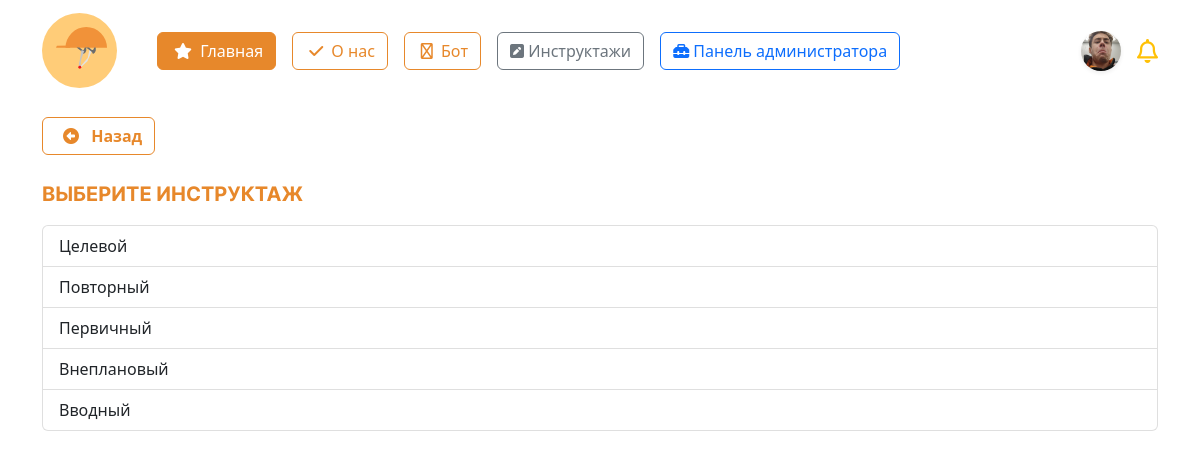
/account/themes_inst/ (signed in), run on the app's committed database.
### initru/models.py (models this page shows, shortened)
class CustomUser(AbstractUser):  # custom user for Users with django
    gen = (
        ('m', 'Мужской'),
        ('j', 'Женский')
    )
    patronymic = models.CharField(
        'Отчество',
        max_length=250,
    )
    gender = models.CharField(
        'Пол', choices=gen,
        max_length=3, null=True,
    )
    birthday_date = models.DateField(
        'Дата рождения', null=True,
    )
    region  = models.ForeignKey(
        Region, on_delete=models.CASCADE,
        null=True, verbose_name='Регион',
    )
    city  = ChainedForeignKey(
        City,
        chained_field='region',
        chained_model_field="region",
        show_all=False,
        auto_choose=True,
        null=True,
        sort=True)
    street  = models.ForeignKey(
        Street, on_delete=models.CASCADE,
        null=True, verbose_name='Улица',
    )
    house = models.IntegerField(
        "Номер дома", null=True,
    )
    flat = models.IntegerField(
        'Этаж', null=True,
    )
    avatar = models.ImageField(
        upload_to='images/users/',
        null=True,
        blank=True,
    )
    phone_number = models.CharField(
        'Номер телефона', max_length=20,unique=True,
        blank=False, null=True,
    )
    type_user  = models.ForeignKey(
        typeuser, on_delete=models.CASCADE,
        verbose_name='Тип пользователя', null=True,
    )
    groupStud  = models.ForeignKey(
        Groups, on_delete=models.CASCADE,
        verbose_name='Группа', null=True,
        blank=True
    )
    role  = models.ForeignKey(
        role, on_delete=models.CASCADE,
        null=True, verbose_name='Роль',
    )
    date_end = models.DateField(
        'Дата завершения зачисления',
        null=True,
    )

class inst(models.Model):
    name_instruction = models.CharField(
        'Название инструктажа',
        max_length=64
    )
    date_period = models.IntegerField(
        'Период инструктажа'
    )
    class Meta:
        verbose_name = 'Инструктаж'
        verbose_name_plural = 'Инструктажи'

### initru/views.py (the view)
# urls.py: path('account/themes_inst/', briefPageView, name = "brief"),
@login_required  # обязательная авторизация
def briefPageView(request):
    page_name = "user_tests/user_themes_tests_list.html"
    themesInstructions = inst.objects.all().order_by("-name_instruction")
    values = {
        'themes':themesInstructions,
    }
    return render(request, page_name, values)

### initru/templates/user_tests/user_themes_tests_list.html (shortened to what this page needs)
{% extends "../base.html" %}
{% block content %}
<div class="container mt-3">
    <a class = 'btn btn-outline-orange mb-2 fw-bold' onclick="javascript:history.back(); return false;" href ="#">
        <i class="fa-solid fa-circle-left mx-2"></i>
        Назад
    </a>
    <p class = 'fs-5 text-uppercase mt-3' style="font-family: 'Inter-Bold'; color:#E7882B;">Выберите инструктаж</p>
    <div class="list-group mt-3">
        {% for item in themes %}
            <a class="list-group-item list-group-item-action" href="{% url 'test_list' item.id %}">{{ item.name_instruction }}</a>
        {% endfor %}
    </div>
</div>
{% endblock %}

### initru/templates/base.html (shortened to what this page needs)
<!DOCTYPE html>
{% load static %}
<html lang="ru">
<head>
	<link rel="stylesheet" href="{% static 'css/bootstrap.min.css' %}">
	<link rel="stylesheet" href="{% static 'css/style.css' %}">
	<link href="{% static 'fontawesomefree/css/fontawesome.css' %}" rel="stylesheet" type="text/css">
	<link href="{% static 'fontawesomefree/css/brands.css' %}" rel="stylesheet" type="text/css">
	<link href="{% static 'fontawesomefree/css/solid.css' %}" rel="stylesheet" type="text/css">
</head>
<header>
	<nav class="navbar">
		<div class="container">
			<div class='d-flex align-items-center'>
				<a href="{% url 'main' %}" class="navbar-brand">
					<img src="{% static 'images/logo.svg' %}" alt="logo" height="75">
				</a>
				<div class="d-flex mx-3 flex-wrap">
					<a class='btn btn-orange mx-2' href="{% url 'main' %}">
						<i class="fa-solid fa-star mx-1"></i>
						Главная
					</a>
					<a class='btn btn-outline-orange mx-2' href="{% url 'about' %}">
						<i class="fa-solid fa-check mx-1"></i>
						О нас
					</a>
					<a class='btn btn-outline-orange mx-2' href="{% url 'chat_response' %}">
						<i class="fa-regular fa-robot mx-1"></i>
						Бот
					</a>
					{% if user.is_authenticated %}
					<a class='btn btn-outline-secondary mx-2' href="{% url 'brief' %}">
						<i class="fa-solid fa-square-pen"></i>
						Инструктажи
					</a>
						{% if user.is_superuser %}
							<a class='btn btn-outline-primary mx-2' href="{% url 'admin:index' %}">
								<i class="fa-solid fa-toolbox"></i>
								Панель администратора
							</a>
						{% endif %}
					{% endif %}
				</div>
			</div>
			<div class='navbar d-flex justify-content-center'>
				{% if user.is_authenticated %}
				<div class="dropdown text-end d-flex mx-2">
					<a class="d-block link-dark text-decoration-none d-flex align-items-center" id="dropdownUser1" data-bs-toggle="dropdown" aria-expanded="false">
						<div class = 'rounded-circle mx-2 shadow-sm' style = '
						width: 40px;
						height: 40px;
						background-position: center;
						background-repeat: no-repeat;
						background-size: cover;
						background-clip: unset;
						background-image: url("{{ request.user.avatar.url }}");
						'></div>
					</a>
				</div>
				<i class="fa-regular fa-bell fs-4 text-warning"></i>
				{% else %}
				<div class="dropdown text-end">
					<a href="{% url 'login' %}" class="d-block link-dark text-decoration-none">
						<img src="{% static 'images/startPage/user/user.svg' %}" alt="user">
					</a>
				</div>
				{% endif %}
			</div>
		</div>
	</nav>
</header>
<body>
	<main>
		{% block content %}
		{% endblock content %}
	</main>
</body>
</html>

### data on the page
CustomUser: user.avatar (picture)
inst: name_instruction "Целевой"
inst: name_instruction "Повторный"
inst: name_instruction "Первичный"
inst: name_instruction "Внеплановый"
inst: name_instruction "Вводный"
